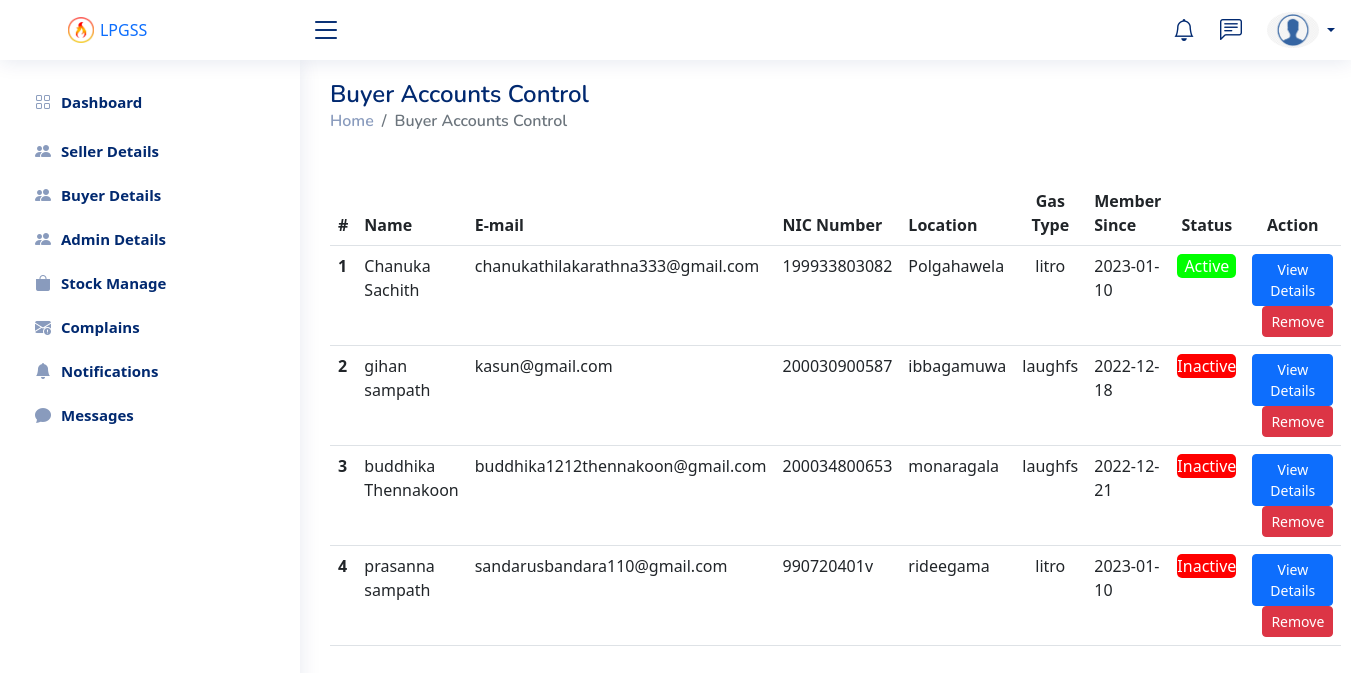
/pannels/admin/buyerAccounts.php (signed in), run on the app's committed database.
### tables this page shows
CREATE TABLE `user_details` (
  `nic` varchar(12) NOT NULL,
  `firstName` varchar(50) NOT NULL,
  `lastName` varchar(50) NOT NULL,
  `gmail` varchar(100) NOT NULL,
  `address` varchar(100) NOT NULL,
  `password` varchar(100) NOT NULL,
  `status` int NOT NULL DEFAULT '0',
  `registerd` timestamp NOT NULL DEFAULT CURRENT_TIMESTAMP,
  `roleId` int NOT NULL
);

CREATE TABLE `customer_gas_details` (
  `userNic` varchar(12) NOT NULL,
  `size` double NOT NULL,
  `brand` varchar(15) NOT NULL,
  `boughtDate` date DEFAULT NULL,
  `notificationRead` int NOT NULL DEFAULT '0'
);

### pannels/admin/buyerAccounts.php (the view, shortened to what this page needs)
<?php
    include_once "database/connection.php";
    $loop = 1;
?>
<!DOCTYPE html>
<html lang="en">
<head>
    <link rel="stylesheet" href="styles/style.css">
    <link rel="stylesheet" href="vendor/bootstrap/css/bootstrap.min.css">
    <link rel="stylesheet" href="vendor/bootstrap-icons/bootstrap-icons.css">
    <link rel="stylesheet" href="vendor/boxicons/css/boxicons.min.css">
    <link rel="stylesheet" href="vendor/quill/quill.snow.css">
    <link rel="stylesheet" href="vendor/quill/quill.bubble.css">
    <link rel="stylesheet" href="vendor/remixicon/remixicon.css">
    <link rel="stylesheet" href="vendor/simple-datatables/style.css">
</head>
<body>
        <?php
            include_once "layouts/topnav.php";
            include_once "layouts/sidenavbar.php";
        ?>
   <main id="main" class="main alluser-data">
        <div class="pagetitle">
            <h1>Buyer Accounts Control</h1>
            <nav>
                <ol class="breadcrumb">
                    <li class="breadcrumb-item"><a href="dashboard.php">Home</a></li>
                    <li class="breadcrumb-item active">Buyer Accounts Control</li>
                </ol>
            </nav>
        </div>
        <table class="table table-hover mt-5">
            <thead>
                <tr>
                    <th scope="col">#</th>
                    <th scope="col">Name</th>
                    <th scope="col">E-mail</th>
                    <th scope="col">NIC Number</th>
                    <th scope="col">Location</th>
                    <th class="text-center" scope="col">Gas Type</th>
                    <th scope="col">Member Since</th>
                    <th class="text-center" scope="col">Status</th>
                    <th class="text-center" scope="col">Action</th>
                </tr>
            </thead>
            <tbody>
                <?php
                    $query = mysqli_query($con, "SELECT * FROM user_details,roles,customer_gas_details WHERE customer_gas_details.userNic = user_details.nic AND roles.id = user_details.roleId AND roles.name = 'customer'");
                    if(mysqli_num_rows($query) > 0){
                        while($row = mysqli_fetch_assoc($query)){
                            echo '
                                <tr>
                                    <th scope="row">'.$loop.'</th>
                                    <td>'.$row['firstName'].' '.$row['lastName'].'</td>
                                    <td>'.$row['gmail'].'</td>
                                    <td>'.$row['nic'].'</td>
                                    <td>'.$row['address'].'</td>
                                    <td class="text-center">'.($row['brand']== "all"? "Litro/Laughfs": $row['brand']).'</td>
                                    <td>'.date("Y-m-d", strtotime($row['registerd'])).'</td>
                                    <td class="text-center">'.($row['status'] == 0 ? "<p style='background: #f00; color: #fff; border-radius:5px;'>Inactive</p>": "<p style=' background: #0f0;color: #fff; border-radius: 5px'>Active</p>").'</td>
                                    <td class="text-center"><button id="stoc-details" value='.$row['nic'].' class="btn btn-sm btn-primary" onClick="viewDetails(this.value)">View Details</button><button class="btn btn-danger btn-sm" style="margin-left: 10px;" value='.$row['nic'].' id="urmove-btn" onClick="delBuyer(this.value)">Remove</button></td>
                                </tr>
                            ';
                            ++$loop;
                        }
                    }
                    else{
                        echo '<tr class="text-center">
                            <td colspan="8">No Users Found</td>
                        </tr>';
                    }
                ?>
            </tbody>
        </table>
    </main>
</body>
</html>

### pannels/admin/styles/style.css (style rules this page uses)
:root { scroll-behavior: smooth; }
body { font-family: "Open Sans", sans-serif; background: #f6f9ff; color: #444444; }
a { color: #4154f1; text-decoration: none; }
h1, h2, h3, h4, h5, h6 { font-family: "Nunito", sans-serif; }
#main { margin-top: 60px; padding: 20px 30px; transition: all 0.3s; }
.pagetitle { margin-bottom: 10px; }
.pagetitle h1 { font-size: 24px; margin-bottom: 0; font-weight: 600; color: #012970; }
.breadcrumb { font-size: 14px; font-family: "Nunito", sans-serif; color: #899bbd; font-weight: 600; }
.breadcrumb a { color: #899bbd; transition: 0.3s; }
.breadcrumb .breadcrumb-item::before { color: #899bbd; }
.breadcrumb .active { color: #51678f; font-weight: 600; }
@media (min-width: 1200px) { #main, #footer { margin-left: 300px; } }

### pannels/admin/buyerAccounts.php (style rules this page uses)
a { text-decoration: none; }

### data on the page
user_details: firstName "Chanuka", lastName "Sachith", gmail "chanukathilakarathna333@gmail.com", nic "199933803082", address "Polgahawela", customer_gas_details.brand "litro", registerd "2023-01-10", status "Active"
user_details: firstName "gihan", lastName "sampath", gmail "kasun@gmail.com", nic "200030900587", address "ibbagamuwa", customer_gas_details.brand "laughfs", registerd "2022-12-18", status "Inactive"
user_details: firstName "buddhika", lastName "Thennakoon", gmail "buddhika1212thennakoon@gmail.com", nic "200034800653", address "monaragala", customer_gas_details.brand "laughfs", registerd "2022-12-21", status "Inactive"
user_details: firstName "prasanna", lastName "sampath", gmail "sandarusbandara110@gmail.com", nic "990720401v", address "rideegama", customer_gas_details.brand "litro", registerd "2023-01-10", status "Inactive"
